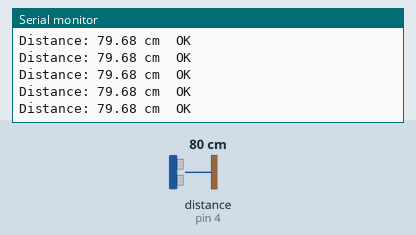
Recording of a sketch running on a simulated Arduino Uno, built with avr-gcc and run on an emulated ATmega328P. On the bench: the last lines printed to the serial monitor. Wiring (inferred from the names in the program): ultrasonic range finder: trigger pin 3; echo pin 4. Inputs (shaded band) come from the test bench; at power-on: distance to the obstacle (sensor on pin 4) 80 cm. The echo pulse lasts 58.3 µs per cm.

Above: at 3.0 s.
3.1 s: distance to the obstacle (sensor on pin 4) set to 9 cm
At 3.45 s:
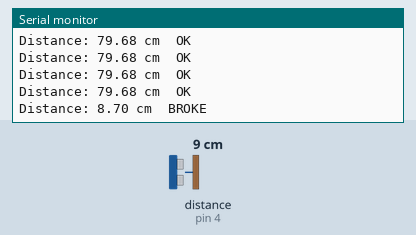
4.6 s: distance to the obstacle (sensor on pin 4) set to 12 cm
At 4.66 s:
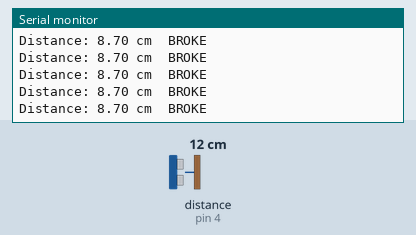
Timing chart, 0 to 7.6 s (numbered marks = the images above; inputs shaded):
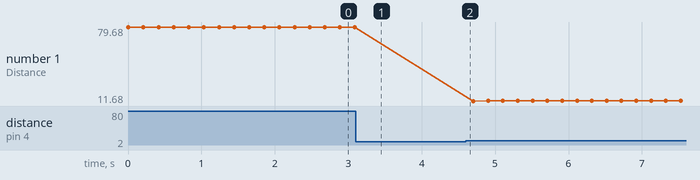

The sketch:

Fire_Soil_combine.ino
```cpp
const int trigPin = 3;
const int echoPin = 4;

long duration;
float distance;

void setup() {
  Serial.begin(9600);

  pinMode(trigPin, OUTPUT);
  pinMode(echoPin, INPUT);
}

void loop() {
  // Clear the trigger pin
  digitalWrite(trigPin, LOW);
  delayMicroseconds(2);

  // Send 10 µs trigger pulse
  digitalWrite(trigPin, HIGH);
  delayMicroseconds(10);
  digitalWrite(trigPin, LOW);

  // Read echo
  duration = pulseIn(echoPin, HIGH, 30000);

  if (duration == 0) {
    Serial.println("Distance: Out of Range");
  } else {
    // Calculate distance (cm)
    distance = duration * 0.0343 / 2;

    // Print current distance
    Serial.print("Distance: ");
    Serial.print(distance);
    Serial.print(" cm\t");

    // Print status
    if (distance < 10) {
      Serial.println("BROKE");
    } else {
      Serial.println("OK");
    }
  }

  delay(200);
}
```

Measured:
- after the input at 3.1 s, the serial monitor: prints a new line after 0.19 s (image 1)
- plotted number 1: 79.68 → 11.7 after the input at 4.6 s
